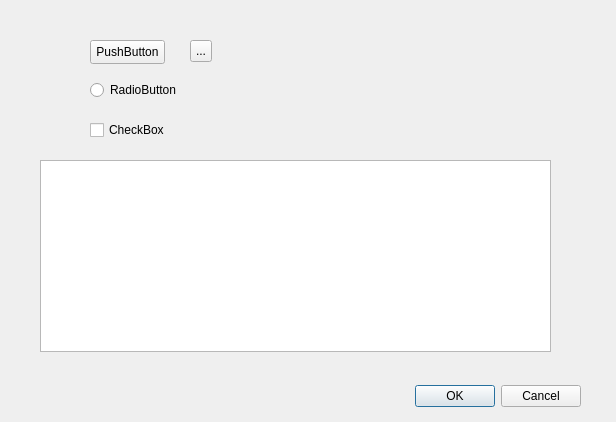
<?xml version="1.0" encoding="UTF-8"?>
<ui version="4.0">
 <class>Dialog</class>
 <widget class="QDialog" name="Dialog">
  <property name="geometry">
   <rect>
    <x>0</x>
    <y>0</y>
    <width>616</width>
    <height>422</height>
   </rect>
  </property>
  <property name="windowTitle">
   <string>Dialog</string>
  </property>
  <widget class="QDialogButtonBox" name="buttonBox1">
   <property name="geometry">
    <rect>
     <x>240</x>
     <y>380</y>
     <width>341</width>
     <height>32</height>
    </rect>
   </property>
   <property name="orientation">
    <enum>Qt::Horizontal</enum>
   </property>
   <property name="standardButtons">
    <set>QDialogButtonBox::Cancel|QDialogButtonBox::Ok</set>
   </property>
  </widget>
  <widget class="QPushButton" name="pushButton1">
   <property name="geometry">
    <rect>
     <x>90</x>
     <y>40</y>
     <width>75</width>
     <height>24</height>
    </rect>
   </property>
   <property name="text">
    <string>PushButton</string>
   </property>
  </widget>
  <widget class="QToolButton" name="toolButton1">
   <property name="geometry">
    <rect>
     <x>190</x>
     <y>40</y>
     <width>22</width>
     <height>22</height>
    </rect>
   </property>
   <property name="text">
    <string>...</string>
   </property>
  </widget>
  <widget class="QRadioButton" name="radioButton1">
   <property name="geometry">
    <rect>
     <x>90</x>
     <y>80</y>
     <width>89</width>
     <height>20</height>
    </rect>
   </property>
   <property name="text">
    <string>RadioButton</string>
   </property>
  </widget>
  <widget class="QCheckBox" name="checkBox1">
   <property name="geometry">
    <rect>
     <x>90</x>
     <y>120</y>
     <width>76</width>
     <height>20</height>
    </rect>
   </property>
   <property name="text">
    <string>CheckBox</string>
   </property>
  </widget>
  <widget class="QTableView" name="tableView">
   <property name="geometry">
    <rect>
     <x>40</x>
     <y>160</y>
     <width>511</width>
     <height>192</height>
    </rect>
   </property>
  </widget>
 </widget>
 <resources/>
 <connections>
  <connection>
   <sender>buttonBox1</sender>
   <signal>accepted()</signal>
   <receiver>Dialog</receiver>
   <slot>accept()</slot>
   <hints>
    <hint type="sourcelabel">
     <x>248</x>
     <y>254</y>
    </hint>
    <hint type="destinationlabel">
     <x>157</x>
     <y>274</y>
    </hint>
   </hints>
  </connection>
  <connection>
   <sender>buttonBox1</sender>
   <signal>rejected()</signal>
   <receiver>Dialog</receiver>
   <slot>reject()</slot>
   <hints>
    <hint type="sourcelabel">
     <x>316</x>
     <y>260</y>
    </hint>
    <hint type="destinationlabel">
     <x>286</x>
     <y>274</y>
    </hint>
   </hints>
  </connection>
 </connections>
</ui>
